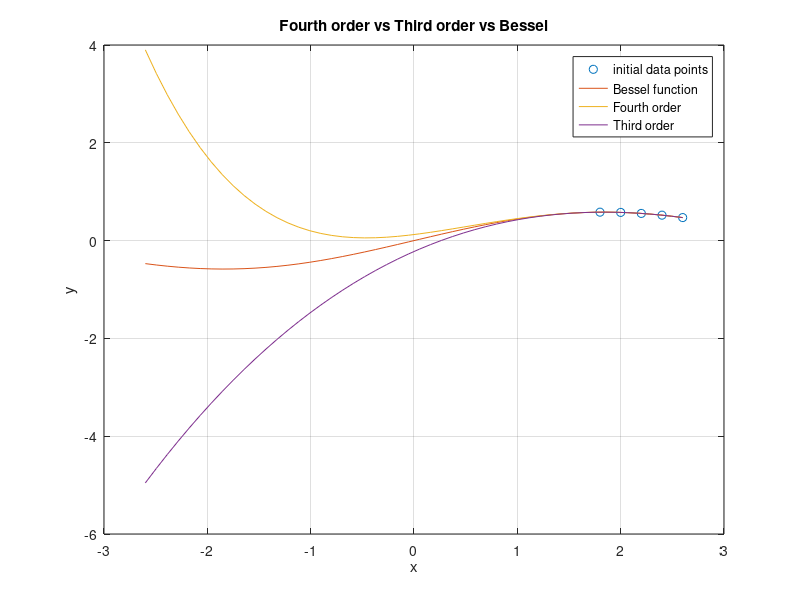

Write MATLAB code to recreate this figure.
%Prepare workstation
close all;
clear all;
clc


%Initials 
x=[1.8 2.0 2.2 2.4 2.6]; %inputs
y=[.5815 .5767 .5560 .5202 .4708];%values from zero-oder Bessel function of the first kind
xval=linspace(-2.6,2.6,50); %the values we plot the bessel function on
%and our polynomials

%fourth order fit
P4=polyfit(x,y,4); %This finds a line that passes through all the values
%it has to be a fourth-order. 
y4=polyval(P4,2.1); %This is the value at 2.1 of the polynomial we just found. 
y4val=polyval(P4,xval); %This will find all the values from -2.6 to 50
% of the poly regression line. 

%third order fit
P3=polyfit(x(1:4),y(1:4),3); %finds third order fit
y3=polyval(P3,2.1); %finds value of third order at 2.1
y3val=polyval(P3,xval); %finds y value for all the xvals from the third order polynomial
bestrue=besselj(1,2.1); %This gives the true value of the bessel function at 2.1
relp3= abs((bestrue-y3)/bestrue)*100; %This gives error for third order
relp4= abs((bestrue-y4)/bestrue)*100; %This gives error for fourth order

%Bessel function
bes=besselj(1,xval); 

%plots third, fourth, and bessel function. 
plot(x,y,'o', xval, bes, xval,y4val, xval, y3val)
legend('initial data points', 'Bessel function', 'Fourth order','Third order')
xlabel('x')
ylabel('y')
title('Fourth order vs Third order vs Bessel')
grid

%prints
z=[y4;y3;bestrue];
disp(' y4          y3         bessel')
fprintf('%10.7f %10.7f %10.7f \n\n\n\n',z) %prints regression values
disp('error in order 4(%)   error in order 3(%)')
zz=[relp4;relp3];
fprintf('%5.7f %20.7f \n',zz) %prints relative error




